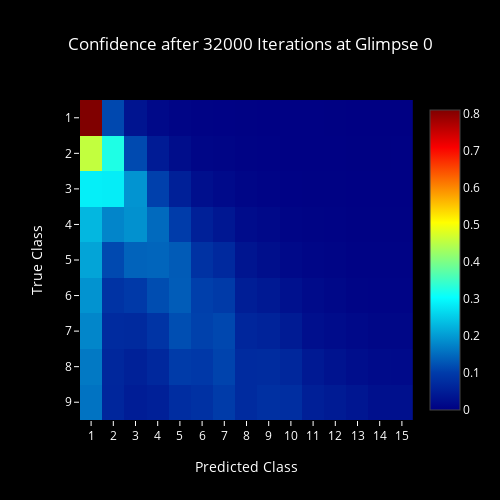
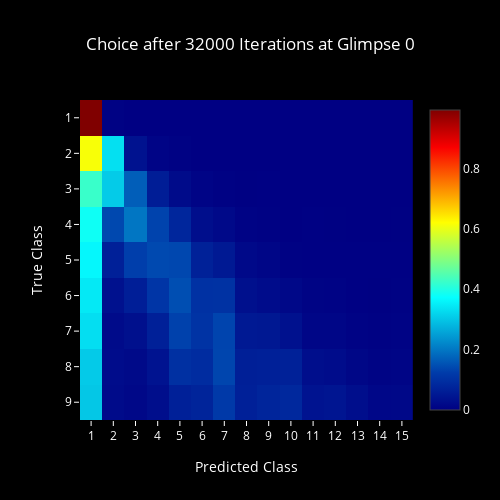
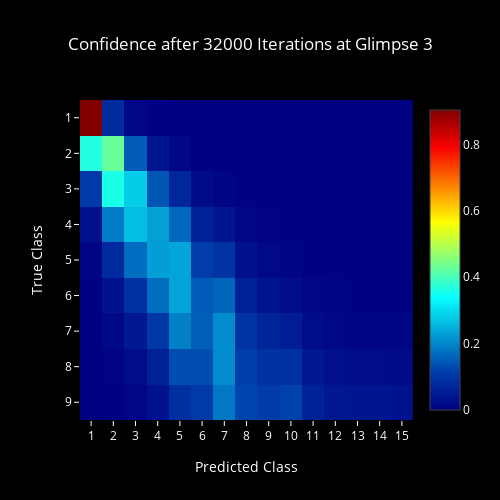
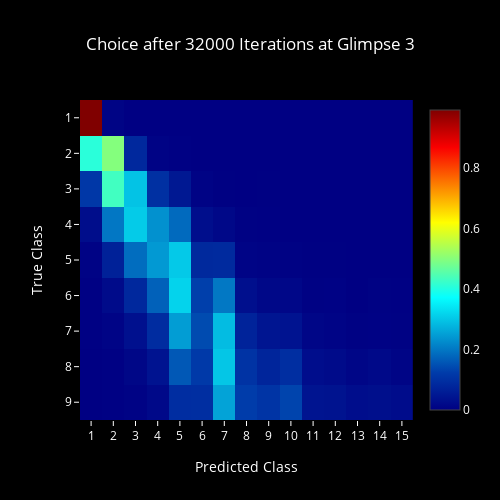

Source (notebook cell) for these figures, in order:
### Code cell
for i, it in enumerate(iter_list):
    for g, glimpse in enumerate(glimpse_list):
        plot_confidence(i, it, g, glimpse)
        plot_choice(i, it, g, glimpse)

### Figure 1 — Plotly figure (JSON) as saved in the notebook; plotly's stock layout.template omitted (floating-point values rounded to 4 significant figures; data arrays with more than 128 entries replaced by an {"elided": "..."} marker saying what was removed)
{"data": [{"colorscale": "Jet", "type": "heatmap", "z": {"elided": "16x16 float values"}}], "layout": {"font": {"color": "#FFF"}, "height": 500, "paper_bgcolor": "#000", "plot_bgcolor": "#000", "title": "Confidence after 32000 Iterations at Glimpse 0", "titlefont": {"color": "#FFF"}, "width": 500, "xaxis": {"dtick": 1, "range": [0.5, 15.5], "tickcolor": "#FFF", "title": "Predicted Class"}, "yaxis": {"dtick": 1, "range": [9.5, 0.5], "tickcolor": "#FFF", "title": "True Class"}}}

### Figure 2 — Plotly figure (JSON) as saved in the notebook; plotly's stock layout.template omitted (floating-point values rounded to 4 significant figures; data arrays with more than 128 entries replaced by an {"elided": "..."} marker saying what was removed)
{"data": [{"colorscale": "Jet", "type": "heatmap", "z": {"elided": "16x16 float values"}}], "layout": {"font": {"color": "#FFF"}, "height": 500, "paper_bgcolor": "#000", "plot_bgcolor": "#000", "title": "Choice after 32000 Iterations at Glimpse 0", "titlefont": {"color": "#FFF"}, "width": 500, "xaxis": {"dtick": 1, "range": [0.5, 15.5], "tickcolor": "#FFF", "title": "Predicted Class"}, "yaxis": {"dtick": 1, "range": [9.5, 0.5], "tickcolor": "#FFF", "title": "True Class"}}}

### Figure 3 — Plotly figure (JSON) as saved in the notebook; plotly's stock layout.template omitted (floating-point values rounded to 4 significant figures; data arrays with more than 128 entries replaced by an {"elided": "..."} marker saying what was removed)
{"data": [{"colorscale": "Jet", "type": "heatmap", "z": {"elided": "16x16 float values"}}], "layout": {"font": {"color": "#FFF"}, "height": 500, "paper_bgcolor": "#000", "plot_bgcolor": "#000", "title": "Confidence after 32000 Iterations at Glimpse 3", "titlefont": {"color": "#FFF"}, "width": 500, "xaxis": {"dtick": 1, "range": [0.5, 15.5], "tickcolor": "#FFF", "title": "Predicted Class"}, "yaxis": {"dtick": 1, "range": [9.5, 0.5], "tickcolor": "#FFF", "title": "True Class"}}}

### Figure 4 — Plotly figure (JSON) as saved in the notebook; plotly's stock layout.template omitted (floating-point values rounded to 4 significant figures; data arrays with more than 128 entries replaced by an {"elided": "..."} marker saying what was removed)
{"data": [{"colorscale": "Jet", "type": "heatmap", "z": {"elided": "16x16 float values"}}], "layout": {"font": {"color": "#FFF"}, "height": 500, "paper_bgcolor": "#000", "plot_bgcolor": "#000", "title": "Choice after 32000 Iterations at Glimpse 3", "titlefont": {"color": "#FFF"}, "width": 500, "xaxis": {"dtick": 1, "range": [0.5, 15.5], "tickcolor": "#FFF", "title": "Predicted Class"}, "yaxis": {"dtick": 1, "range": [9.5, 0.5], "tickcolor": "#FFF", "title": "True Class"}}}
